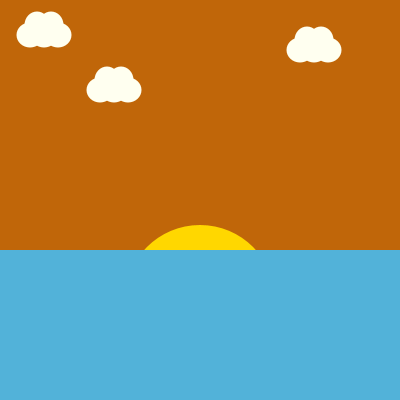
Frame 1 (no input)
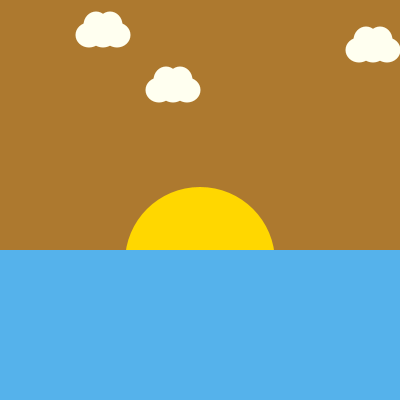
Frame 60 (the mouse pressed at the canvas centre just before this capture)
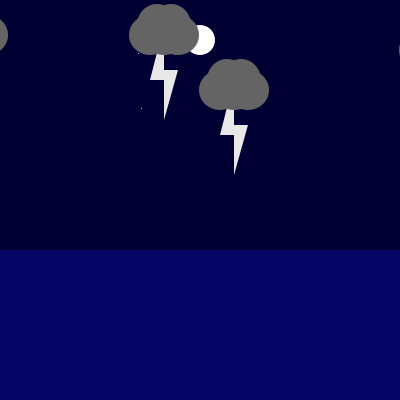
Frame 120 (the mouse held since frame 60 and released just before this capture)

The Processing sketch that drew these frames (run headless with seeded random() and noise(); from frame 60 on, the mouse is pressed at the canvas centre):

// Processing sketch: processing_137216
// ── processing_137216.pde

void setup(){
  size(400,400);
  smooth();
  background(0);
}
float r = random(180,200);
float g = random(100,110);
float b = random(0,10);
int y = 300;
int speed = 2;
int red = 1;
int green = -1;
int w = 30;
int move = 1;
void draw(){
  frameRate(24);
  noStroke();
fill(r,g,b);
r=r+red;
g=g+green;
b=b-speed;
for (int z =0; z<=width;z+=1){
    rect(0,0,400,250);
  }
  fill(255,215,0);
  ellipse(200,y,150,150);
  y=y+speed;
  if((y<75)||(y>=340))
  {
    speed=speed*-1;
    red=red*-1;
    green=green*-1;
  }
  
  float c = random(80,90);
  float d = random(170,180);
  float e = random(200,255);
  fill(c,d,e);
  for (int x=0;x<=width;x+=1){
    rect(0,250,400,150);
  }
  fill(255,255,240);
  cloudsOne();
  w=w+move;
  if(w>=414){
    w=-312;
  }

if(mousePressed==true){
  background(0,0,50);
   stroke(255);
  strokeWeight(1);
  float o = random(0,400);
  float h = random(0,400);
  float p = random(0,250);
  float i = random(0,250);
  point (o,p);
  point (h,i);
  noStroke();
   fill(255);
  ellipse(200,40,30,30);
  float k = random(100,200);
   float j = random(200,255);
  fill(j,j,j);
  lightning();
  fill(k,k,k);
  cloudsTwo();
  float m = random(0,25);
  float n = random(100,130);
  fill(m,m,n);
  rect(0,250,400,150);
  
}
}

void cloudsOne () {
    ellipse(w,35,27,25);
  ellipse(w+7,25,25,27);
  ellipse(w+14,35,27,25);
  ellipse(w+21,25,25,27);
  ellipse(w+28,35,27,25);
  ellipse(w+70,90,27,25);
  ellipse(w+77,80,25,27);
  ellipse(w+84,90,27,25);
  ellipse(w+91,80,25,27);
  ellipse(w+98,90,27,25);
  ellipse(w+270,50,27,25);
  ellipse(w+277,40,25,27);
  ellipse(w+284,50,27,25);
  ellipse(w+291,40,25,27);
  ellipse(w+298,50,27,25);
}

void cloudsTwo () {
ellipse(w-163,35,42,40);
  ellipse(w-177,35,40,42);
  ellipse(w-170,25,42,40);
  ellipse(w-191,35,40,42);
  ellipse(w-184,25,42,40);
ellipse(w,35,42,40);
  ellipse(w+7,25,40,42);
  ellipse(w+14,35,42,40);
  ellipse(w+21,25,40,42);
  ellipse(w+28,35,42,40);
  ellipse(w+70,90,42,40);
  ellipse(w+77,80,40,42);
  ellipse(w+84,90,42,40);
  ellipse(w+91,80,40,42);
  ellipse(w+98,90,42,40);
  ellipse(w+270,50,42,40);
  ellipse(w+277,40,40,42);
  ellipse(w+284,50,42,40);
  ellipse(w+291,40,40,42);
  ellipse(w+298,50,42,40);
  }

void lightning () {
  triangle(w+14,25,w+14,80,w,80);
triangle(w+14,70,w+28,70,w+14,120);
triangle(w+84,80,w+84,135,w+70,135);
triangle(w+84,125,w+98,125,w+84,175);
triangle(w+284,40,w+284,95,w+270,95);
triangle(w+284,85,w+298,85,w+284,135);
triangle(w-177,25,w-177,80,w-191,80);
triangle(w-177,70,w-163,70,w-177,120);
}
